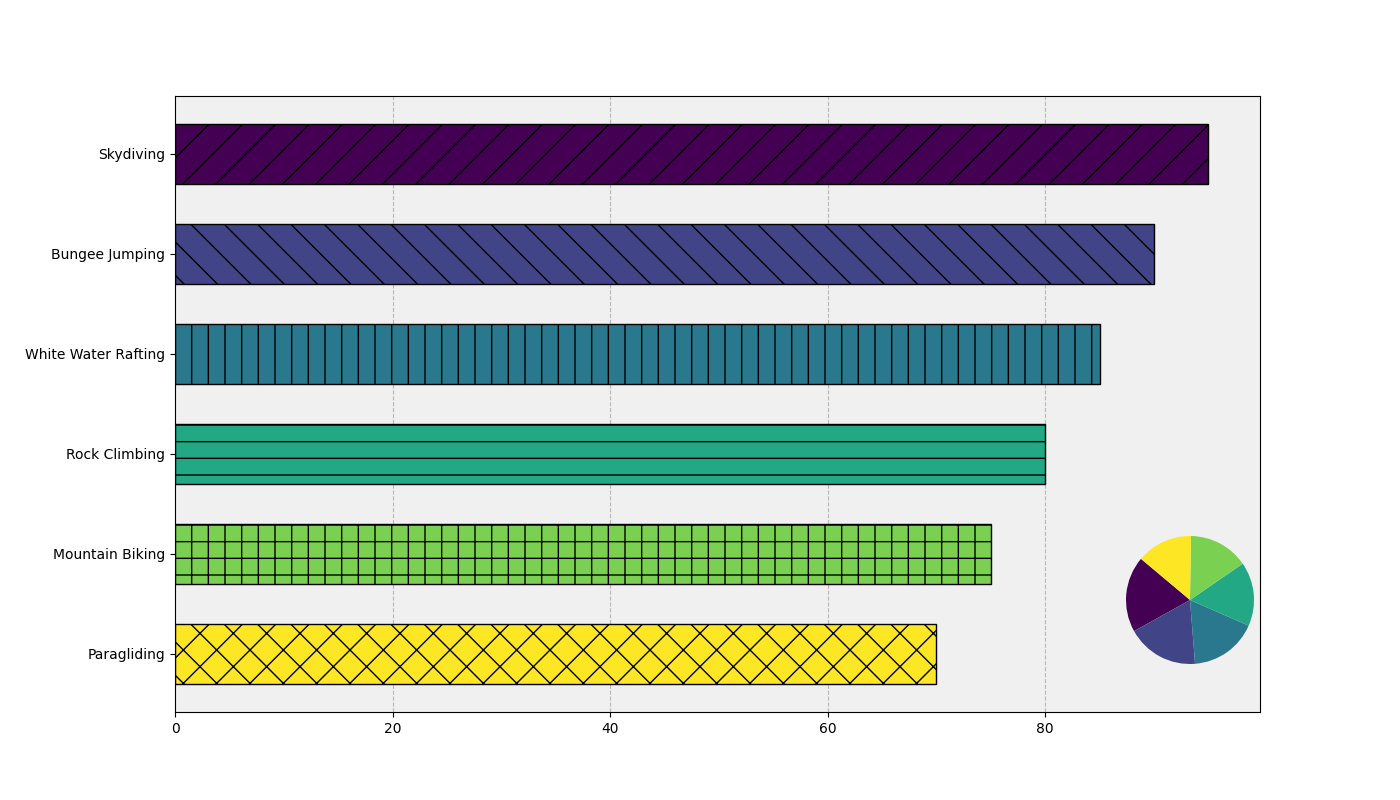

Recreate this plot in Python.
import matplotlib.pyplot as plt
import numpy as np

sports = ["Skydiving", "Bungee Jumping", "White Water Rafting", 
          "Rock Climbing", "Mountain Biking", "Paragliding"]
adrenaline_levels = [95, 90, 85, 80, 75, 70]

plt.figure(figsize=(14, 8))
colors = plt.cm.viridis(np.linspace(0, 1, len(sports)))
patterns = ['/', '\\', '|', '-', '+', 'x']

bars = plt.barh(sports, adrenaline_levels, color=colors, edgecolor='black', hatch='/', height=0.6)

plt.gca().set_facecolor('#f0f0f0')
plt.gca().set_axisbelow(True)
plt.grid(axis='x', linestyle='--', alpha=0.5, color='gray')

for bar, pattern in zip(bars, patterns):
    bar.set_hatch(pattern)

plt.gca().invert_yaxis()

ax_inset = plt.gcf().add_axes([0.75, 0.15, 0.2, 0.2])
ax_inset.pie(adrenaline_levels, colors=colors, startangle=140)

plt.show()
